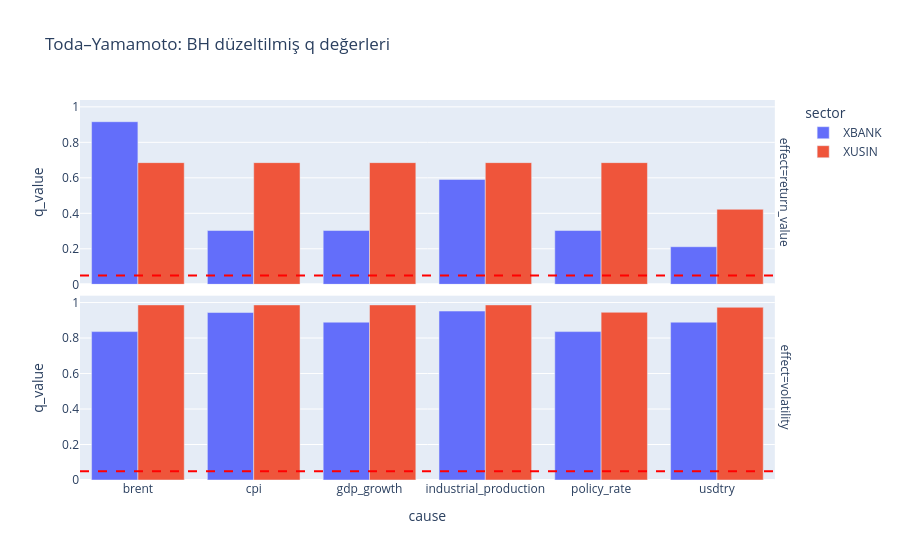

Notebook cell for this chart:
### Code cell
ok=causality[causality.status.eq("ok")]
fig=px.bar(ok,x="cause",y="q_value",color="sector",facet_row="effect",barmode="group",title="Toda–Yamamoto: BH düzeltilmiş q değerleri")
fig.add_hline(y=config["econometrics"]["alpha"],line_dash="dash",line_color="red"); fig.show()

### Figure 1 — Plotly figure (JSON) as saved in the notebook; plotly's stock layout.template omitted (floating-point values rounded to 4 significant figures)
{"data": [{"alignmentgroup": "True", "hovertemplate": "sector=XBANK<br>effect=return_value<br>cause=%{x}<br>q_value=%{y}<extra></extra>", "legendgroup": "XBANK", "marker": {"color": "#636efa", "pattern": {"shape": ""}}, "name": "XBANK", "offsetgroup": "XBANK", "orientation": "v", "showlegend": true, "textposition": "auto", "type": "bar", "x": ["brent", "cpi", "gdp_growth", "industrial_production", "policy_rate", "usdtry"], "xaxis": "x2", "y": [0.9163, 0.3031, 0.3031, 0.5909, 0.3031, 0.2117], "yaxis": "y2"}, {"alignmentgroup": "True", "hovertemplate": "sector=XBANK<br>effect=volatility<br>cause=%{x}<br>q_value=%{y}<extra></extra>", "legendgroup": "XBANK", "marker": {"color": "#636efa", "pattern": {"shape": ""}}, "name": "XBANK", "offsetgroup": "XBANK", "orientation": "v", "showlegend": false, "textposition": "auto", "type": "bar", "x": ["brent", "cpi", "gdp_growth", "industrial_production", "policy_rate", "usdtry"], "xaxis": "x", "y": [0.8363, 0.9438, 0.8894, 0.952, 0.8363, 0.8894], "yaxis": "y"}, {"alignmentgroup": "True", "hovertemplate": "sector=XUSIN<br>effect=return_value<br>cause=%{x}<br>q_value=%{y}<extra></extra>", "legendgroup": "XUSIN", "marker": {"color": "#EF553B", "pattern": {"shape": ""}}, "name": "XUSIN", "offsetgroup": "XUSIN", "orientation": "v", "showlegend": true, "textposition": "auto", "type": "bar", "x": ["brent", "cpi", "gdp_growth", "industrial_production", "policy_rate", "usdtry"], "xaxis": "x2", "y": [0.6856, 0.6856, 0.6856, 0.6856, 0.6856, 0.4227], "yaxis": "y2"}, {"alignmentgroup": "True", "hovertemplate": "sector=XUSIN<br>effect=volatility<br>cause=%{x}<br>q_value=%{y}<extra></extra>", "legendgroup": "XUSIN", "marker": {"color": "#EF553B", "pattern": {"shape": ""}}, "name": "XUSIN", "offsetgroup": "XUSIN", "orientation": "v", "showlegend": false, "textposition": "auto", "type": "bar", "x": ["brent", "cpi", "gdp_growth", "industrial_production", "policy_rate", "usdtry"], "xaxis": "x", "y": [0.9867, 0.9867, 0.9867, 0.9867, 0.9451, 0.9733], "yaxis": "y"}], "layout": {"annotations": [{"showarrow": false, "text": "effect=volatility", "textangle": 90, "x": 0.98, "xanchor": "left", "xref": "paper", "y": 0.2425, "yanchor": "middle", "yref": "paper"}, {"showarrow": false, "text": "effect=return_value", "textangle": 90, "x": 0.98, "xanchor": "left", "xref": "paper", "y": 0.7575, "yanchor": "middle", "yref": "paper"}], "barmode": "group", "legend": {"title": {"text": "sector"}, "tracegroupgap": 0}, "shapes": [{"line": {"color": "red", "dash": "dash"}, "type": "line", "x0": 0, "x1": 1, "xref": "x domain", "y0": 0.05, "y1": 0.05, "yref": "y"}, {"line": {"color": "red", "dash": "dash"}, "type": "line", "x0": 0, "x1": 1, "xref": "x2 domain", "y0": 0.05, "y1": 0.05, "yref": "y2"}], "title": {"text": "Toda–Yamamoto: BH düzeltilmiş q değerleri"}, "xaxis": {"anchor": "y", "domain": [0.0, 0.98], "title": {"text": "cause"}}, "xaxis2": {"anchor": "y2", "domain": [0.0, 0.98], "matches": "x", "showticklabels": false}, "yaxis": {"anchor": "x", "domain": [0.0, 0.485], "title": {"text": "q_value"}}, "yaxis2": {"anchor": "x2", "domain": [0.515, 1.0], "matches": "y", "title": {"text": "q_value"}}}}
